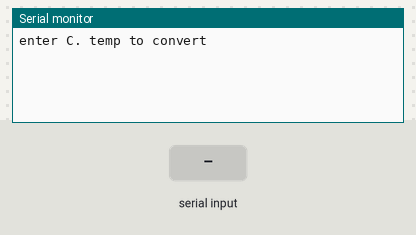
The sketch below on a simulated Arduino Uno, built with avr-gcc and run on an emulated ATmega328P. Shown: the last lines printed to the serial monitor. The test bench sets the inputs (shaded band).

Above: at 1.2 s.
1.3 s: "-" received over Serial
At 2.4 s:
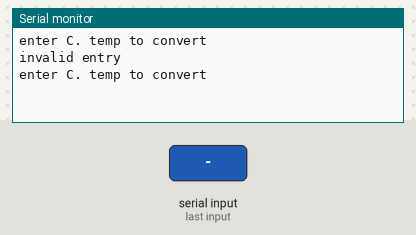
2.8 s: "90,45\n" received over Serial
At 3.6 s:
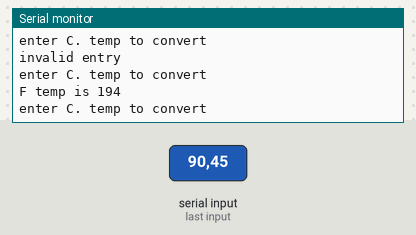

The sketch:

ReadSerialIntB.ino
```cpp
/*
  ReadSerialIntB -- takes number input from keybd, converts to int, converts from C to F temp
  orig used Serial.parseInt which is incapable of parsing int mixed with other chars, so
  ReadSerIntB puts incoming digits one by one, into a String object then StrObj.toInt()
  to convert. works with mixed digits, letters, mod to catch initial (-) for C temps < 0

  Version C extracts first group of digits from the serial input into an array
  then atoi to make the int, still fails w/ minus temps

  Uses: String object, adding char's to it, Serial.read, serial.toInt()
*/

int c = 0;
int f;
String inString;  // String object to hold incoming digits

void setup()
{
  Serial.begin(9600);
}

void loop()
{
  Serial.println("enter C. temp to convert");
  inString = "";
  while (!Serial.available()); // while no serial input, hold the action
  delay(20);  // NOT optional: flaky reading of chars and loop malfunction unless some delay
  boolean gotOne = false; // will track if some incoming digits detected already in loop
  boolean neg = false;
  while (Serial.available() > 0)
  {
    // int c = Serial.parseInt();  // keybd entry of 2-3 digits of temp in C.
    // parseInt OK for numbers and letter+number; but fooled by letter alone or number+letter

    int inChar = Serial.read();  // int,byte,char work here
    // test if it's a (-)
    if (inChar == '-' && !gotOne) neg = true;  // got a (-) and no digits yet
    if (isDigit(inChar))
    {
      // cast the incoming byte to a char and add it to the String object:
      inString += (char)inChar;
      gotOne = true;  // you've got at least one digit from input
    }
    // if you get a non-digit after some digit(s), ignore and break from while loop;
    else if (gotOne)  // need to flush Ser buffer and flush() does not flush, this does
    {
      while (Serial.read() != -1); // read incoming buffer until empty
      break;
    }    // w/o this else block, digits coming after a letter also get added to String
  }  //end while serial.avail

  // convert the String to int if not empty
  if (inString != "")
  {
    c = inString.toInt();  // ignores non digit like (-)
    if (neg)  c =  (-1) * c;
    int nowInF = cenToFare(c);    // call function with temp C
    Serial.print("F temp is ");
    Serial.println(nowInF);
  }
  else Serial.println("invalid entry"); // no digits seen --> empty string
}  // end loop

int cenToFare(int c)
{
  return (c * 9 / 5 + 32);
}
```

Measured:
- after the input at 1.3 s, the serial monitor: prints a new line at once (image 1)
- after the input at 2.8 s, the serial monitor: prints a new line at once (image 2)
